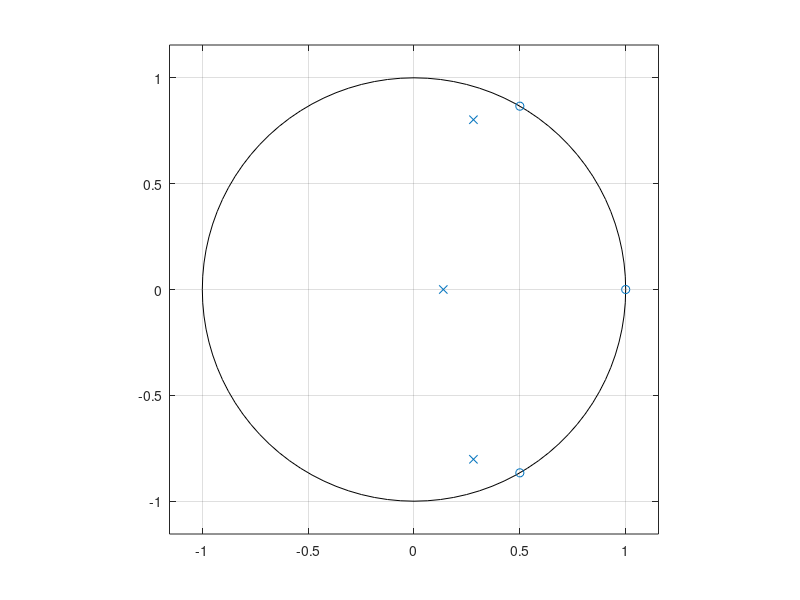
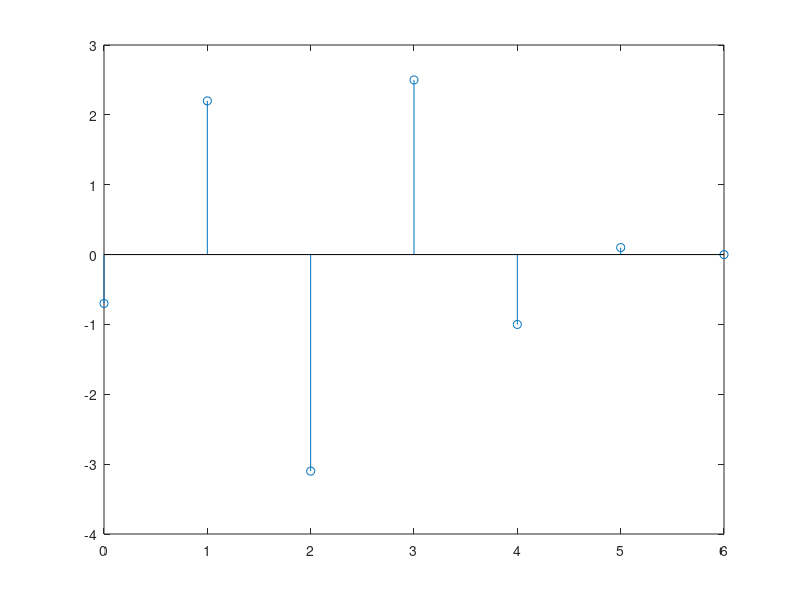

MATLAB code to generate these figures, in order:
pkg load signal;
b = [1 -2 2 -1];
a = [1 -0.7 0.8 -0.1];
figure(1);
zplane(b,a);
roots(b)

##w = 0:0.01:2*pi-0.01;
##wi =  exp(w*1i);
##Hz = (polyval(b,wi).*(wi.^-3))./(polyval(a,wi).*(wi.^-3));
##figure(2);
##stem(w,Hz);

figure(3);
i = conv(a(2:end),[b 0]); #respuesta al impulso...
stem(0:length(i)-1,i);
